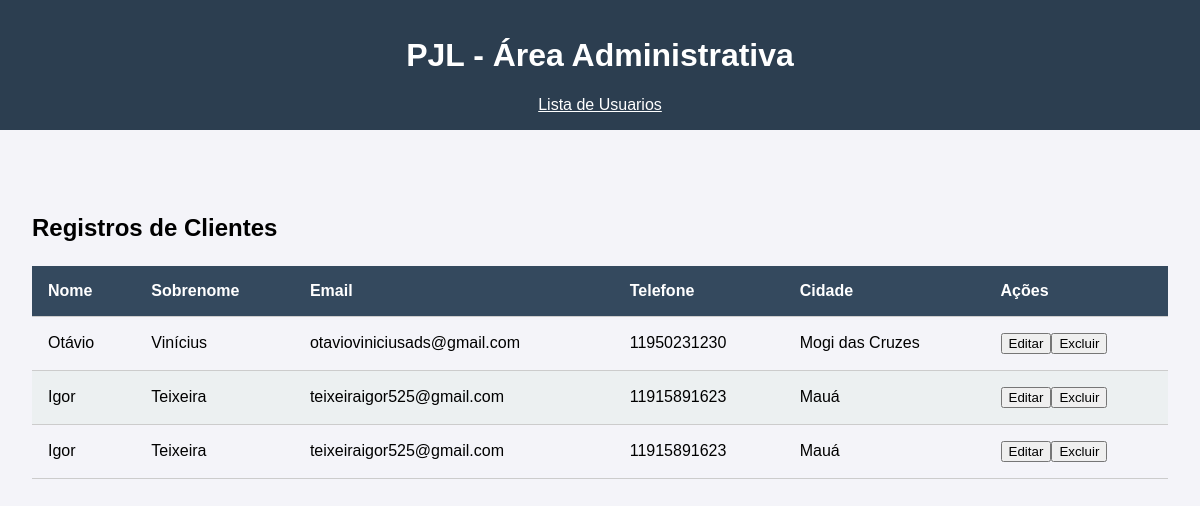
/admin.php, run on an earlier commit of the app's database.
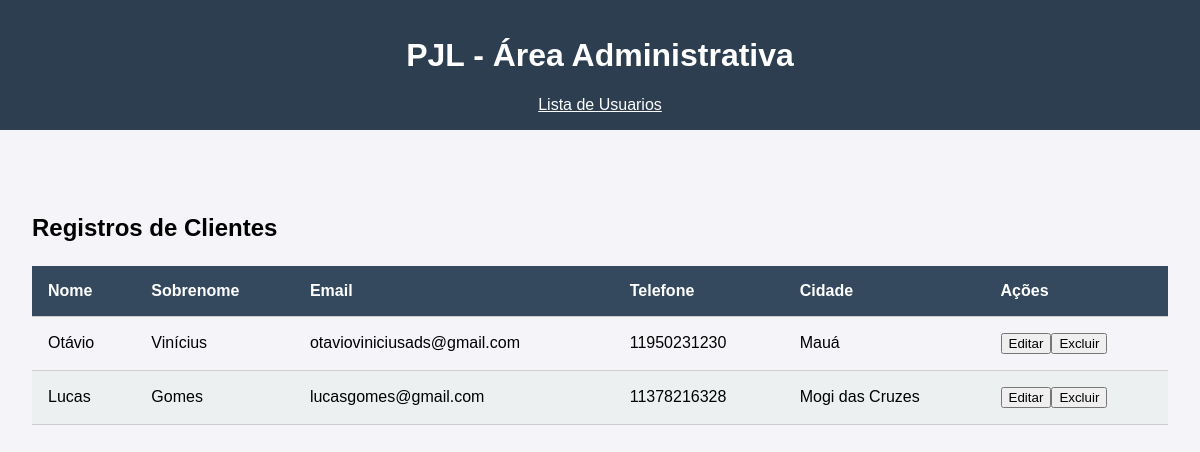
And on a later commit of the database.
### tables this page shows
CREATE TABLE `users` (
  `id` int(11) NOT NULL,
  `nome` varchar(50) NOT NULL,
  `sobrenome` varchar(50) NOT NULL,
  `telefone` varchar(11) NOT NULL,
  `email` varchar(50) NOT NULL,
  `cidade` varchar(50) NOT NULL
);

### admin.php (the view, shortened to what this page needs)
<!DOCTYPE html>
<html lang="pt-br">
<head>
    <link rel="stylesheet" href="styles.css">
</head>
<body>
<header>
    <h1>PJL - Área Administrativa</h1>
    <a href="./usuarios.php">Lista de Usuarios</a>
</header>
<main>
    <div class="table-container">
        <h2>Registros de Clientes</h2>
        <table>
            <thead>
                <tr>
                    <th>Nome</th>
                    <th>Sobrenome</th>
                    <th>Email</th>
                    <th>Telefone</th>
                    <th>Cidade</th>
                    <th>Ações</th>
                </tr>
            </thead>
            <tbody>
                <?php
                    $servidor = "localhost";
                    $usuario = "root";
                    $senha = "";
                    $dbnome = "pjldb";
                    $conexao = mysqli_connect($servidor, $usuario, $senha, $dbnome);
                    $comando_banco = "SELECT * FROM users";
                    $resultado_tabela = mysqli_query($conexao, $comando_banco);
                    while ($linha_registro = mysqli_fetch_assoc($resultado_tabela)) {
                        $nome = $linha_registro['nome'];
                        $sobrenome = $linha_registro['sobrenome'];
                        $email = $linha_registro['email'];
                        $telefone = $linha_registro['telefone'];
                        $cidade = $linha_registro['cidade'];
                        $id = $linha_registro['id'];
                        echo "<tr>";
                        echo "<td>" . $nome . "</td>";
                        echo "<td>" . $sobrenome . "</td>";
                        echo "<td>" . $email . "</td>";
                        echo "<td>" . $telefone . "</td>";
                        echo "<td>" . $cidade . "</td>";
                        echo "<td>";
                        echo "<button class=\"edit-btn\" onclick=\"openEditPopup('$nome', '$sobrenome', '$email', '$telefone', '$cidade', '$id')\">Editar</button>";
                        echo "<button class=\"delete-btn\" onclick=\"openDeletePopup('$nome $sobrenome', $id)\">Excluir</button>";
                        echo "</td>";
                        echo "</tr>";
                    }
                ?>
            </tbody>
        </table>
    </div>
</main>
</body>
</html>

### styles.css (style rules this page uses)
body { font-family: Arial, sans-serif; margin: 0; padding: 0; background-color: #f4f4f9; }
header { background-color: #2c3e50; color: white; text-align: center; padding: 1rem; }
header a { color: white; }
main { padding: 2rem; }
.table-container { margin-top: 2rem; overflow-x: auto; }
table { width: 100%; border-collapse: collapse; margin-top: 1.5rem; }
table th, table td { padding: 1rem; text-align: left; border-bottom: 1px solid #ccc; }
table th { background-color: #34495e; color: white; }
table tr:nth-child(even) { background-color: #ecf0f1; }

What changed in the data, as far as the page shows it:
removed users: nome "Igor", sobrenome "Teixeira", email "teixeiraigor525@gmail.com", telefone "11915891623", cidade "Mauá"
removed users: nome "Igor", sobrenome "Teixeira", email "teixeiraigor525@gmail.com", telefone "11915891623", cidade "Mauá"
changed users "Otávio": cidade "Mogi das Cruzes" → "Mauá"
added users: nome "Lucas", sobrenome "Gomes", email "lucasgomes@gmail.com", telefone "11378216328", cidade "Mogi das Cruzes"
